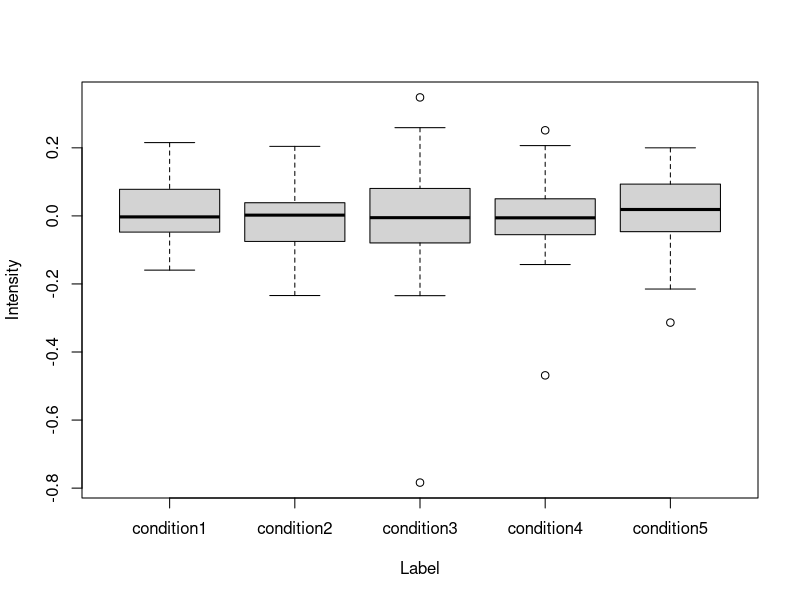
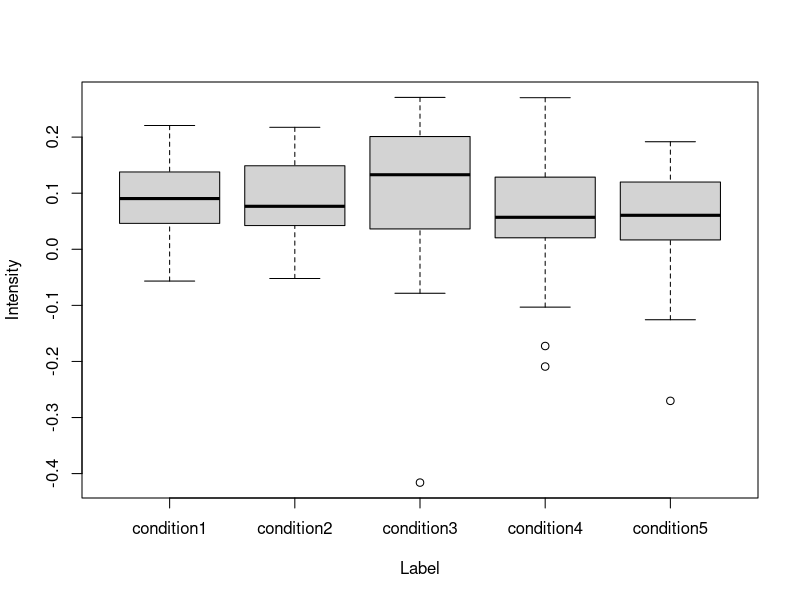
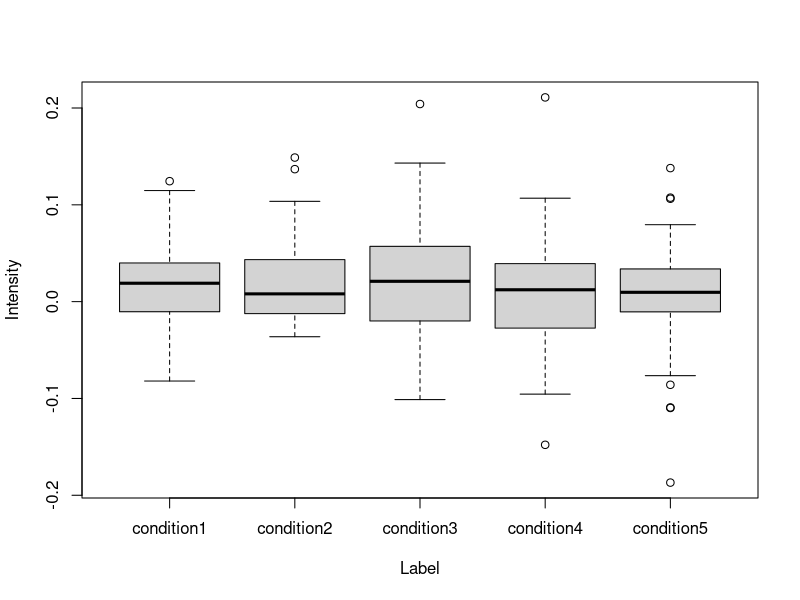
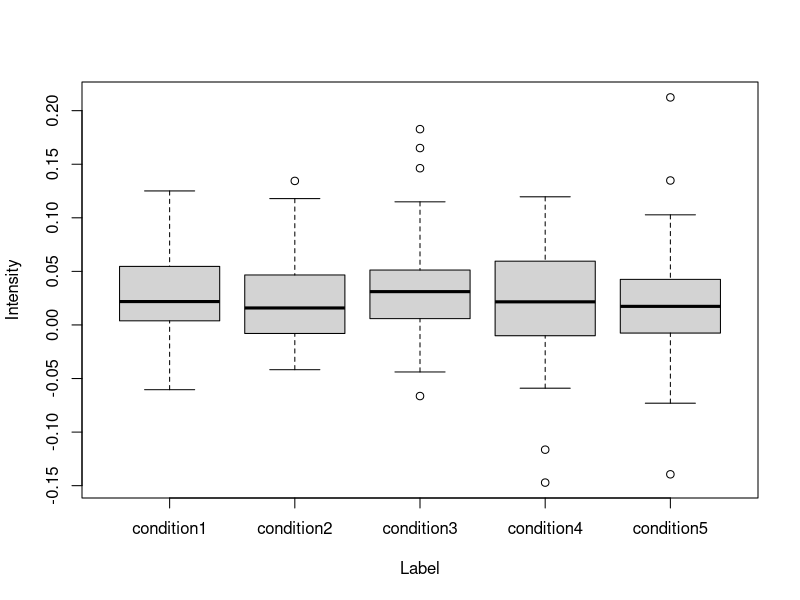
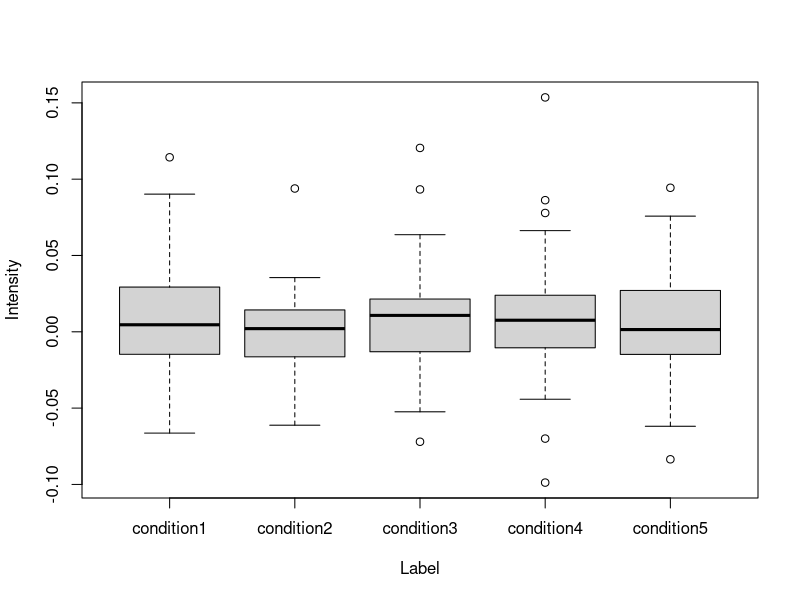
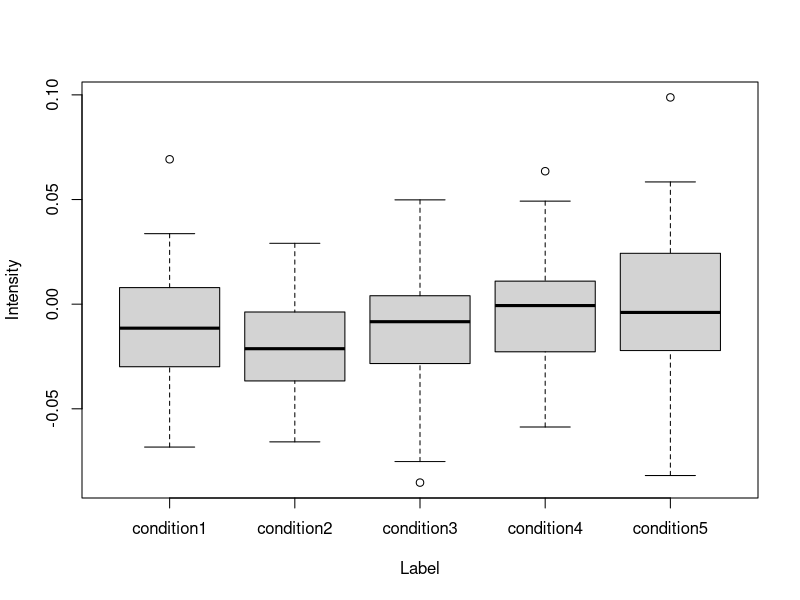
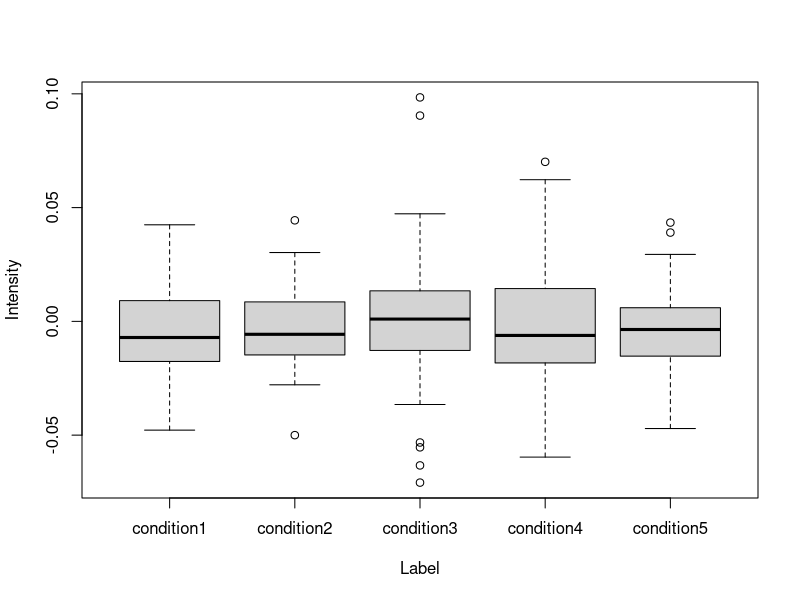
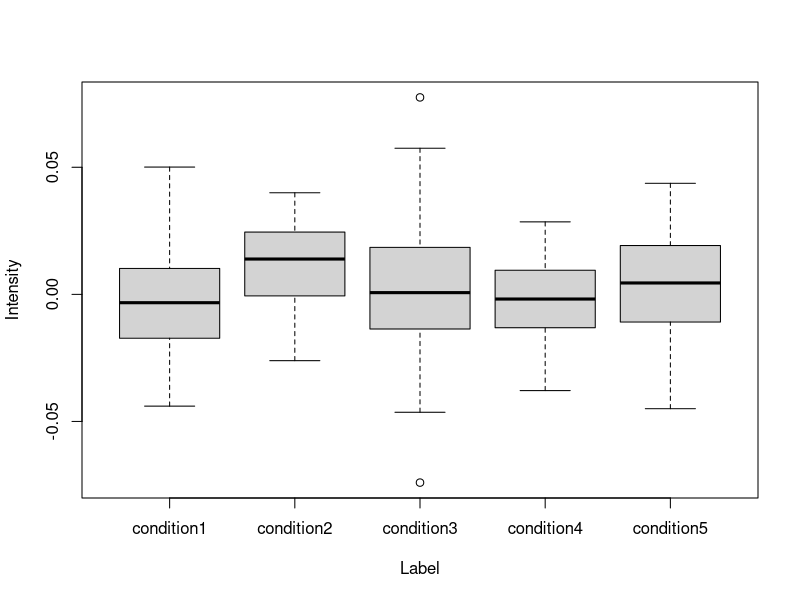

These figures' R source, in order:
dat <- read.csv("anova.csv", header=TRUE, fileEncoding="utf-8")
dir.create("./graph_one", showWarnings = F, recursive = T)

sink("./one_way_anova.txt")
setwd("./graph_one")
for (i in 2:39) {
  for (j in 1:3) {
    print("", quote=F)
  }
  print(colnames(dat)[i], quote=F)
  anova <- data.frame(Label=dat$X, z=dat[,i])
  
  name = paste(colnames(dat)[i], ".png")
  png(name, width = 500, height = 500, res = 100)
  boxplot(z~Label, data=anova, ylab="Intensity")
  dev.off()
  
  print(summary(aov(z~Label, data=anova)))
}
setwd("../")
sink()

